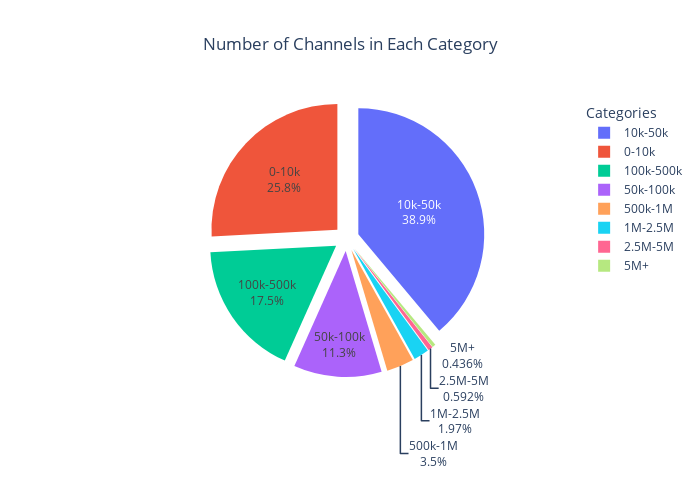

Notebook code for this chart:
### Code cell
# Create a plotly visualization
labels = [str(cat) for cat in channel_counts.index]

fig = px.pie(
    names=labels,
    values=channel_counts.values,
    title='Number of Channels in Each Category'
)

# Add percentage labels
fig.update_traces(textinfo='percent+label', pull=[0.1] * len(labels))

# Customize layout
fig.update_layout(
    width = 700,
    height = 500,
    title_x = 0.5,
    legend_title='Categories',
    legend=dict(title=dict(text='Categories')),
)

# Save the plot to an HTML file
fig.write_html(PLOTS+'1_2_pie_1.html')

fig.show()

### Figure 1 — Plotly figure (JSON) as saved in the notebook; plotly's stock layout.template omitted (floating-point values rounded to 4 significant figures)
{"data": [{"domain": {"x": [0, 1], "y": [0, 1]}, "hovertemplate": "label=%{label}<br>value=%{value}<extra></extra>", "labels": ["0-10k", "10k-50k", "50k-100k", "100k-500k", "500k-1M", "1M-2.5M", "2.5M-5M", "5M+"], "legendgroup": "", "name": "", "pull": [0.1, 0.1, 0.1, 0.1, 0.1, 0.1, 0.1, 0.1], "showlegend": true, "textinfo": "percent+label", "type": "pie", "values": [47016, 70788, 20542, 31826, 6371, 3583, 1078, 793]}], "layout": {"height": 500, "legend": {"title": {"text": "Categories"}, "tracegroupgap": 0}, "title": {"text": "Number of Channels in Each Category", "x": 0.5}, "width": 700}}
